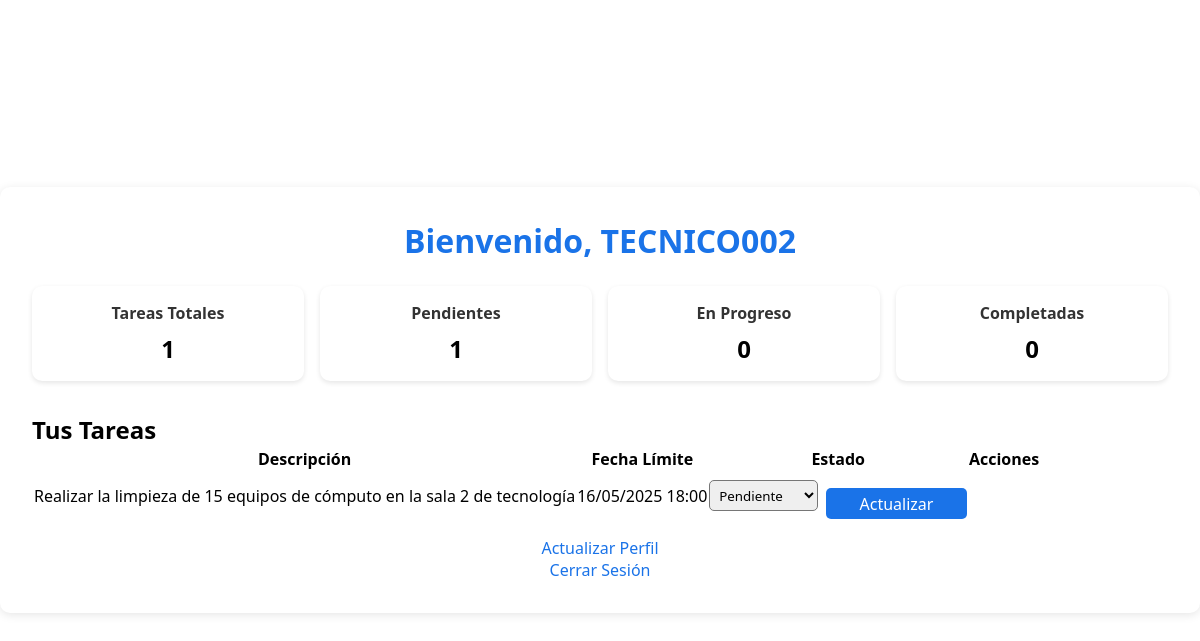
Page /user/user_dashboard.php (signed in) on the committed database.
### tables this page shows
CREATE TABLE `tareas` (
  `id` int(11) NOT NULL,
  `descripcion` text NOT NULL,
  `fecha_creacion` datetime DEFAULT current_timestamp(),
  `fecha_limite` datetime DEFAULT NULL,
  `estado` enum('pendiente','en_progreso','completada') DEFAULT 'pendiente',
  `usuario_id` int(11) DEFAULT NULL
);

### user/user_dashboard.php (the view, shortened to what this page needs)
<?php
include '../db/database.php';
$user_id = $_SESSION['user_id'];
$tareas = $conn->query("
    SELECT * FROM tareas
    WHERE usuario_id = $user_id
    ORDER BY fecha_limite ASC
");
$stats = $conn->query("
    SELECT
        COUNT(*) AS total,
        SUM(estado = 'pendiente') AS pendientes,
        SUM(estado = 'en_progreso') AS en_progreso,
        SUM(estado = 'completada') AS completadas
    FROM tareas
    WHERE usuario_id = $user_id
")->fetch_assoc();
?>
<!DOCTYPE html>
<html lang="es">
<head>
    <link rel="stylesheet" href="../css/style.css">
</head>
<body>
    <div class="container dashboard-container">
        <h1>Bienvenido, <?= htmlspecialchars($_SESSION['user_nombre']) ?></h1>
        <div class="stats-container">
            <div class="stat-card">
                <h3>Tareas Totales</h3>
                <p><?= $stats['total'] ?></p>
            </div>
            <div class="stat-card">
                <h3>Pendientes</h3>
                <p><?= $stats['pendientes'] ?></p>
            </div>
            <div class="stat-card">
                <h3>En Progreso</h3>
                <p><?= $stats['en_progreso'] ?></p>
            </div>
            <div class="stat-card">
                <h3>Completadas</h3>
                <p><?= $stats['completadas'] ?></p>
            </div>
        </div>
        <h2>Tus Tareas</h2>
        <table>
            <thead>
                <tr>
                    <th>Descripción</th>
                    <th>Fecha Límite</th>
                    <th>Estado</th>
                    <th>Acciones</th>
                </tr>
            </thead>
            <tbody>
                <?php while ($tarea = $tareas->fetch_assoc()): ?>
                <tr>
                    <td><?= htmlspecialchars($tarea['descripcion']) ?></td>
                    <td><?= date('d/m/Y H:i', strtotime($tarea['fecha_limite'])) ?></td>
                    <td>
                        <form method="POST" action="actualizar_estado.php" class="estado-form">
                            <select name="estado" class="estado-select" required>
                                <option value="pendiente" <?= $tarea['estado'] == 'pendiente' ? 'selected' : '' ?>>Pendiente</option>
                            </select>
                            <button type="submit" class="btn-actualizar">Actualizar</button>
                        </form>
                    </td>
                    <td>
                    </td>
                </tr>
                <?php endwhile; ?>
            </tbody>
        </table>
        <div class="link" style="margin-top: 1rem;">
            <a href="perfil.php">Actualizar Perfil</a><br>
            <a href="../logout.php">Cerrar Sesión</a>
        </div>
    </div>
</body>
</html>

### css/style.css (style rules this page uses)
* { margin: 0; padding: 0; box-sizing: border-box; font-family: 'Segoe UI', sans-serif; }
body { background-image: url('../img/fondo.jpg'); background-size: cover; background-repeat: no-repeat; background-position: center; display: flex; justify-content: center; align-items: center; min-height: 100vh; }
.container { background: white; padding: 2rem; border-radius: 10px; box-shadow: 0 2px 10px rgba(0,0,0,0.1); width: 100%; max-width: 400px; }
h1 { color: #1a73e8; text-align: center; margin-bottom: 1.5rem; }
button { width: 100%; padding: 1rem; background: #1a73e8; color: white; border: none; border-radius: 5px; cursor: pointer; font-size: 1rem; margin-top: 1rem; }
.link { text-align: center; margin-top: 1rem; }
.link a { color: #1a73e8; text-decoration: none; }
body { background: linear-gradient(135deg, #7991d4, #1f253b); display: flex; justify-content: center; align-items: center; min-height: 100vh; }
.container { background: rgba(255, 255, 255, 0.95); padding: 2rem; border-radius: 10px; box-shadow: 0 2px 20px rgba(0,0,0,0.15); width: 90%; max-width: 400px; }
button { width: 100%; padding: 1rem; background: #1a73e8; color: white; border: none; border-radius: 5px; cursor: pointer; font-size: 1rem; margin-top: 1rem; transition: background 0.3s ease; }
body { background: linear-gradient(-45deg, #0f0c29, #302b63, #24243e, #1a1a2e); background-size: 400% 400%; animation: gradient 15s ease infinite; display: flex; justify-content: center; align-items: center; min-height: 100vh; }

### user/user_dashboard.php (style rules this page uses)
.dashboard-container { max-width: 1200px; }
.stats-container { display: grid; grid-template-columns: repeat(4, 1fr); gap: 1rem; margin-bottom: 2rem; }
.stat-card { background: #fff; padding: 1rem; border-radius: 10px; text-align: center; box-shadow: 0 2px 5px rgba(0,0,0,0.1); }
.stat-card h3 { color: #333; font-size: 1rem; margin-bottom: 0.5rem; }
.stat-card p { font-size: 1.5rem; font-weight: bold; }
.estado-form { display: flex; gap: 0.5rem; align-items: center; }
.estado-select { padding: 0.3rem; border-radius: 5px; width: 150px; }
.btn-actualizar { padding: 0.3rem 0.8rem; background: #1a73e8; color: white; border: none; border-radius: 5px; cursor: pointer; }

### rows in the picture
tareas: descripcion "Realizar la limpieza de 15 equipos de cómputo en la sala 2 de tecnología", fecha_limite "16/05/2025 18:00", estado "Pendiente"

### other values in the picture
$_SESSION['user_nombre'] "TECNICO002"
$stats['total'] "1"
$stats['pendientes'] "1"
$stats['en_progreso'] "0"
$stats['completadas'] "0"
